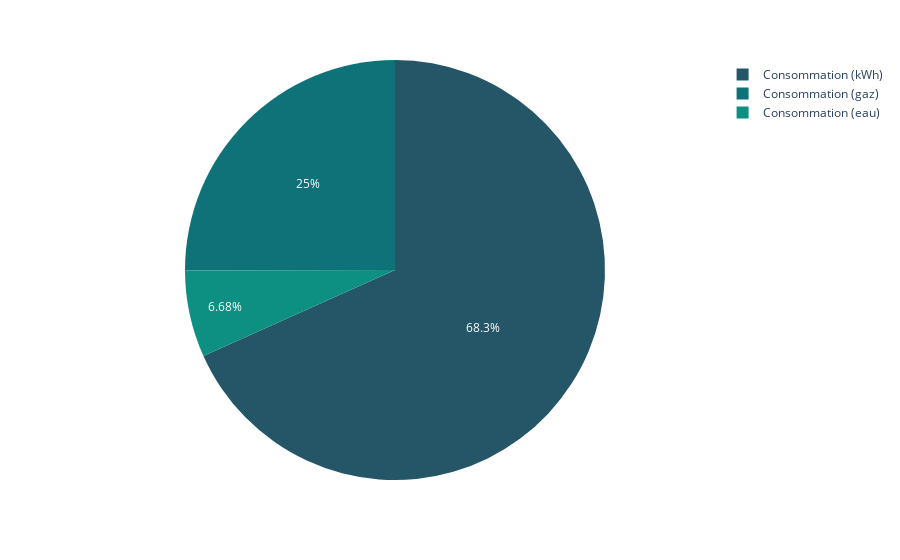

Notebook cell for this chart:
### Code cell
values = [df['Consommation (kWh)'].sum(), df['Consommation (eau)'].sum(), df['Consommation (gaz)'].sum()]
names = ['Consommation (kWh)', 'Consommation (eau)', 'Consommation (gaz)']
fig = px.pie(df, values=values , names=names, color_discrete_sequence=px.colors.sequential.Aggrnyl)
fig.show()

### Figure 1 — Plotly figure (JSON) as saved in the notebook; plotly's stock layout.template omitted (floating-point values rounded to 4 significant figures)
{"data": [{"domain": {"x": [0, 1], "y": [0, 1]}, "hovertemplate": "label=%{label}<br>value=%{value}<extra></extra>", "labels": ["Consommation (kWh)", "Consommation (eau)", "Consommation (gaz)"], "legendgroup": "", "name": "", "showlegend": true, "type": "pie", "values": [847200.0, 82850.0, 310600.0]}], "layout": {"legend": {"tracegroupgap": 0}, "margin": {"t": 60}, "piecolorway": ["rgb(36, 86, 104)", "rgb(15, 114, 121)", "rgb(13, 143, 129)", "rgb(57, 171, 126)", "rgb(110, 197, 116)", "rgb(169, 220, 103)", "rgb(237, 239, 93)"]}}
